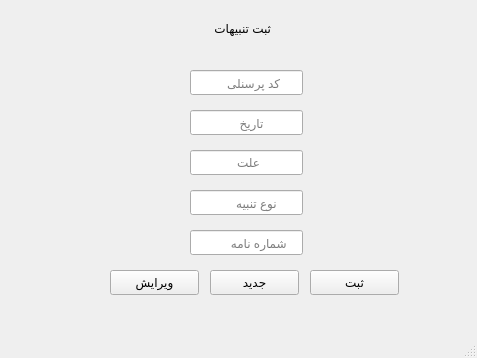
<?xml version="1.0" encoding="UTF-8"?>
<ui version="4.0">
 <class>MainWindow</class>
 <widget class="QMainWindow" name="MainWindow">
  <property name="geometry">
   <rect>
    <x>0</x>
    <y>0</y>
    <width>477</width>
    <height>358</height>
   </rect>
  </property>
  <property name="windowTitle">
   <string>MainWindow</string>
  </property>
  <widget class="QWidget" name="centralwidget">
   <widget class="QLabel" name="label">
    <property name="geometry">
     <rect>
      <x>170</x>
      <y>20</y>
      <width>101</width>
      <height>17</height>
     </rect>
    </property>
    <property name="text">
     <string>ثبت تنبیهات</string>
    </property>
   </widget>
   <widget class="QLineEdit" name="lineEdit">
    <property name="geometry">
     <rect>
      <x>190</x>
      <y>70</y>
      <width>113</width>
      <height>25</height>
     </rect>
    </property>
    <property name="placeholderText">
     <string>      کد پرسنلی</string>
    </property>
   </widget>
   <widget class="QLineEdit" name="lineEdit_2">
    <property name="geometry">
     <rect>
      <x>190</x>
      <y>110</y>
      <width>113</width>
      <height>25</height>
     </rect>
    </property>
    <property name="text">
     <string/>
    </property>
    <property name="placeholderText">
     <string>           تاریخ</string>
    </property>
   </widget>
   <widget class="QLineEdit" name="lineEdit_3">
    <property name="geometry">
     <rect>
      <x>190</x>
      <y>150</y>
      <width>113</width>
      <height>25</height>
     </rect>
    </property>
    <property name="placeholderText">
     <string>            علت</string>
    </property>
   </widget>
   <widget class="QLineEdit" name="lineEdit_4">
    <property name="geometry">
     <rect>
      <x>190</x>
      <y>190</y>
      <width>113</width>
      <height>25</height>
     </rect>
    </property>
    <property name="placeholderText">
     <string>       نوع تنبیه</string>
    </property>
   </widget>
   <widget class="QLineEdit" name="lineEdit_5">
    <property name="geometry">
     <rect>
      <x>190</x>
      <y>230</y>
      <width>113</width>
      <height>25</height>
     </rect>
    </property>
    <property name="placeholderText">
     <string>    شماره نامه</string>
    </property>
   </widget>
   <widget class="QPushButton" name="pushButton">
    <property name="geometry">
     <rect>
      <x>310</x>
      <y>270</y>
      <width>89</width>
      <height>25</height>
     </rect>
    </property>
    <property name="text">
     <string>ثبت</string>
    </property>
   </widget>
   <widget class="QPushButton" name="pushButton_2">
    <property name="geometry">
     <rect>
      <x>210</x>
      <y>270</y>
      <width>89</width>
      <height>25</height>
     </rect>
    </property>
    <property name="text">
     <string>جدید</string>
    </property>
   </widget>
   <widget class="QPushButton" name="pushButton_3">
    <property name="geometry">
     <rect>
      <x>110</x>
      <y>270</y>
      <width>89</width>
      <height>25</height>
     </rect>
    </property>
    <property name="text">
     <string>ویرایش</string>
    </property>
   </widget>
  </widget>
  <widget class="QStatusBar" name="statusbar"/>
 </widget>
 <resources/>
 <connections/>
</ui>
